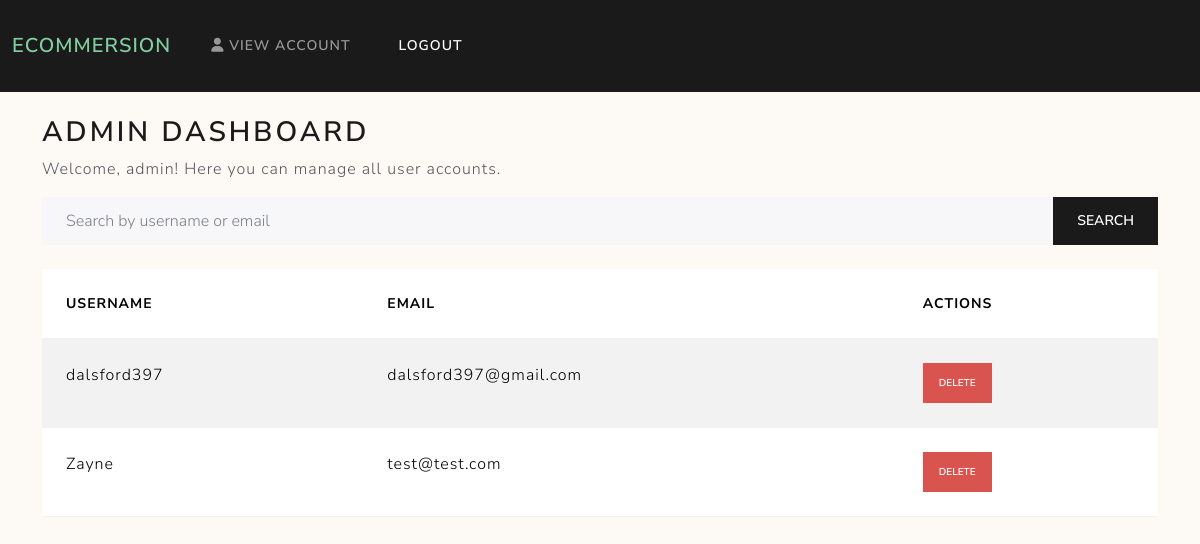
The page /adminDashboard (signed in) on the database as committed earlier.
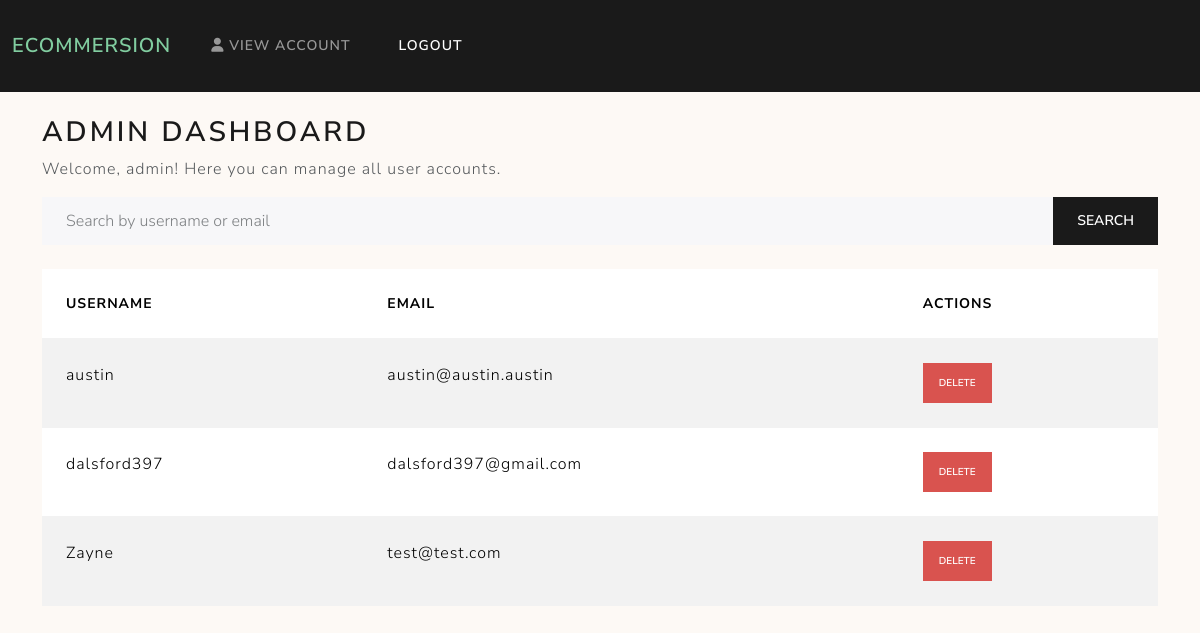
The same page on the database as committed later.
### models.py (models this page shows, shortened)
class User(db.Model, UserMixin):
    __tablename__ = 'users'
    userID = Column(Integer, primary_key=True)
    username = Column(String(50), nullable=False)
    password = Column(String(50), nullable=False)
    email = Column(String(50), nullable=False)
    address = Column(String(50), nullable=False)
    city = Column(String(50), nullable=False)
    state = Column(String(50), nullable=False)
    zipCode = Column(String(50), nullable=False)
    isAdmin = Column(Integer, nullable=False)

### main.py (the view)
@app.route("/adminDashboard", methods=["GET"])
@login_required
def adminDashboard():
    if not current_user.isAdmin:
        flash("You do not have permission to access this page.", "error")
        return redirect(url_for("home"))
    search_query = request.args.get("search", "")
    if search_query:
        users = User.query.filter(
            ((User.username.ilike(f"%{search_query}%")) | (User.email.ilike(f"%{search_query}%"))) &
            (User.isAdmin == False)  # Exclude admin accounts
        ).all()
    else:
        users = User.query.filter_by(isAdmin=False).all()
    return render_template("adminDashboard.html", users=users)

### main.py (called while the page is built)
@login.user_loader
def load_user(id):
    return db.session.get(User, int(id))

### templates/adminDashboard.html
{% extends "home.html" %}
{% block content %}
<div class="container mt-4">
    <h2>Admin Dashboard</h2>
    <p>Welcome, {{ current_user.username }}! Here you can manage all user accounts.</p>
    <form method="GET" action="{{ url_for('adminDashboard') }}" class="mb-4">
        <div class="input-group">
            <input type="text" class="form-control" name="search" placeholder="Search by username or email" value="{{ request.args.get('search', '') }}">
            <button type="submit" class="btn btn-primary">Search</button>
        </div>
    </form>
    <table class="table table-striped">
        <thead>
            <tr>
                <th>Username</th>
                <th>Email</th>
                <th>Actions</th>
            </tr>
        </thead>
        <tbody>
            {% for user in users %}
            <tr>
                <td>{{ user.username }}</td>
                <td>{{ user.email }}</td>
                <td>
                    <form method="POST" action="{{ url_for('deleteUser', user_id=user.userID) }}" style="display: inline;">
                        <button type="submit" class="btn btn-danger btn-sm" onclick="return confirm('Are you sure you want to delete this account? This action cannot be undone.')">Delete</button>
                    </form>
                </td>
            </tr>
            {% endfor %}
        </tbody>
    </table>
</div>
{% endblock %}

### templates/home.html (shortened to what this page needs)
<!DOCTYPE html>
<html lang="en">
<head>
    <link href="https://cdn.jsdelivr.net/npm/bootswatch@5.3.2/dist/lux/bootstrap.min.css" rel="stylesheet">
    <link href="https://cdnjs.cloudflare.com/ajax/libs/font-awesome/6.4.2/css/all.min.css" rel="stylesheet">
</head>
<body>
    <nav class="navbar navbar-expand-lg navbar-dark bg-primary">
        <div class="container-fluid">
            <a class="navbar-brand" href="/">Ecommersion</a>
            <div class="collapse navbar-collapse" id="navbarNav">
                <ul class="navbar-nav">
                    {% if current_user.is_authenticated %}
                    <li class="nav-item">
                        <a class="nav-link" href="/viewAccount"><i class="fas fa-user"></i> View Account</a>
                    </li>
                    {% endif %}
                    <li class="nav-item">
                        {% if current_user.is_authenticated %}
                        <a class="nav-link active" aria-current="page" href="/logout">Logout</a>
                    </li>
                    {% endif %}
                </ul>
            </div>
        </div>
    </nav>
    {% block content %}
    {% endblock %}
</body>
</html>

### templates/home.html (style rules this page uses)
body { background-color:rgb(253, 249, 245); }
.navbar-brand { color: rgb(129, 205, 160); }

Rows that differ between the two databases and show on the page:
added User: username "austin", email "austin@austin.austin"
